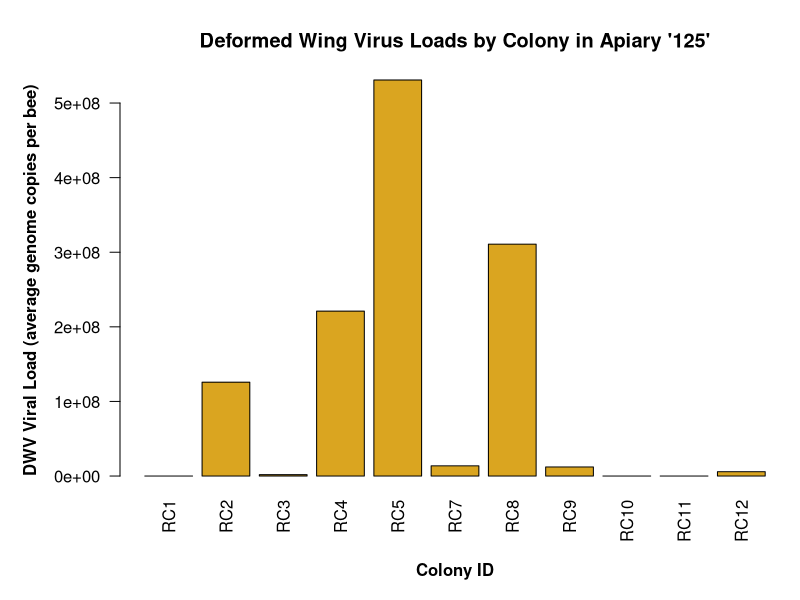
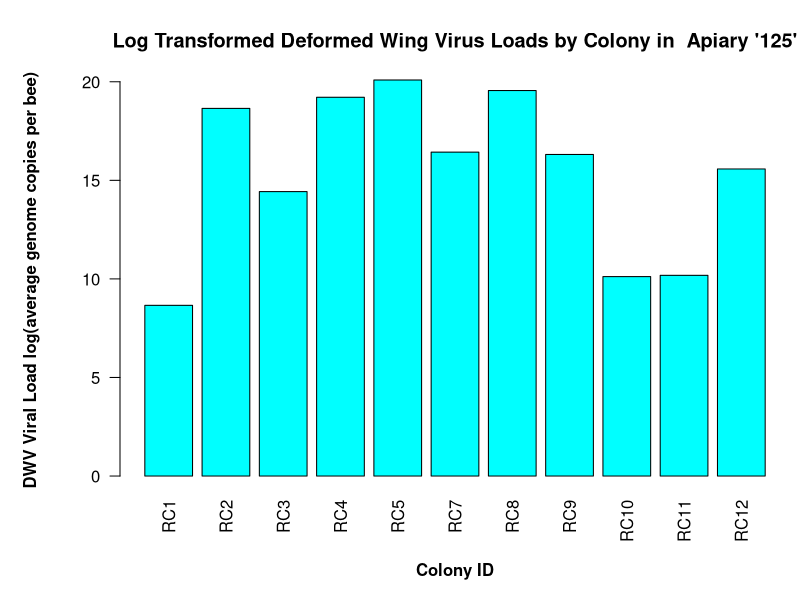

Write the R code that produced these figures, in order.
## ---- chunk 1

library(dplyr)

# Set Working Directory: 
setwd("~/Desktop/RScripts/Ross_Conrad")

# read in data:
ConradDF <- read.table("ConradDF.csv", header=TRUE, sep = ",") 


## ---- chunk 2
#barplot of vial load by colony number

par(mar = c(6, 6, 4, .5), mgp = c(4, 1, 0))

barplot(ConradDF$norm_genome_copbee, 
        names.arg = ConradDF$sample_name, 
        xlab="Colony ID",
        ylab="DWV Viral Load (average genome copies per bee)",
        main="Deformed Wing Virus Loads by Colony in Apiary '125'",
        col='goldenrod',
        font.lab=2,
        las=2
)

## ---- chunk 3
barplot(log(ConradDF$norm_genome_copbee), 
        names.arg = ConradDF$sample_name, 
        xlab="Colony ID",
        ylab="DWV Viral Load log(average genome copies per bee)",
        main="Log Transformed Deformed Wing Virus Loads by Colony in  Apiary '125'",
        col='cyan',
        font.lab=2,
        las=2
)

